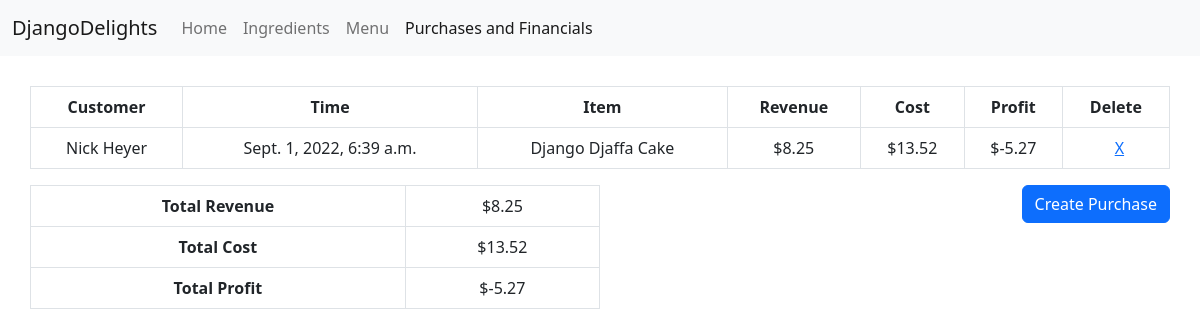
/purchases/ (signed in), run on an earlier commit of the app's database.
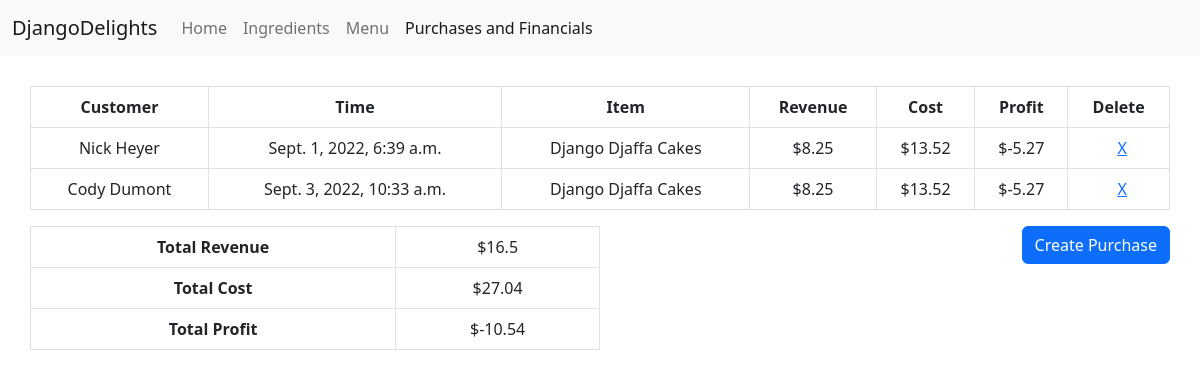
And on a later commit of the database.
### inventory/models.py (models this page shows, shortened)
class Purchase(models.Model):
    customer = models.CharField(default="Customer", name="customer", max_length=100)
    timestamp = models.DateTimeField(default=now, name="timestamp")
    menu_item = models.ForeignKey(MenuItem, on_delete=models.CASCADE)
    class Meta:
        verbose_name = "Purchase"
        verbose_name_plural = "Purchases"

class MenuItem(models.Model):
    name = models.CharField(name="name", unique=True, max_length=100)
    price = models.FloatField(name="price", default=0.00)
    class Meta:
        ordering = ["name"]
        verbose_name = "Menu Item"
        verbose_name_plural = "Menu Items"

### inventory/views.py (the view)
# urls.py: path("purchases/", views.PurchaseList.as_view(), name="purchases"),
class PurchaseList(LoginRequiredMixin,ListView):
    model = Purchase
    template_name = "inventory/purchases.html"
    fields = ("__all__")
    def revenue(self):
        total = 0
        for x in Purchase.objects.all():
            total += x.menu_item.price
        return total
    def cost(self):
        total = 0
        for x in Purchase.objects.all():
            for y in x.menu_item.reciperequirement_set.all():
                total += y.amount*y.ingredient.priceper
        return total
    def profit(self):
        return self.revenue() - self.cost()
    def get_context_data(self,*args, **kwargs):
        purchases = list()
        for x in Purchase.objects.all():
            purchase = dict()
            purchase["model"] = x
            purchase["cost"] = 0
            for y in x.menu_item.reciperequirement_set.all():
                purchase["cost"] += y.amount*y.ingredient.priceper
            purchase["profit"] = x.menu_item.price - purchase["cost"]
            purchases.append(purchase)
        ctx = super(PurchaseList, self).get_context_data(**kwargs)
        ctx["revenue"] = self.revenue()
        ctx["cost"] = self.cost()
        ctx["profit"] = self.profit()
        ctx["purchases"] = purchases
        return ctx

### inventory/templates/inventory/purchases.html
{% extends 'base.html' %}
{% block content %}
<div class="centered" style="margin:30px">
<table class="centered table table-bordered">
    <tr>
        <th>Customer</th>
        <th>Time</th>
        <th>Item</th>
        <th>Revenue</th>
        <th>Cost</th>
        <th>Profit</th>
        <th>Delete</th>
    </tr>
        {% for item in purchases %}
    <tr>
        <td>{{item.model.customer}}</td>
        <td>{{item.model.timestamp}}</td>
        <td>{{item.model.menu_item.name}}</td>
        <td>${{item.model.menu_item.price}}</td>
        <td>${{item.cost}}</td>
        <td>${{item.profit}}</td>
        <td style="padding-left: 15px;"><a href="{% url 'purchase_delete' item.model.id %}">X</a></td>
    </tr>
        {% endfor %}
</table>
<div>
    <a style="float:right" href="{% url 'purchase_create' %}" class="btn btn-primary">Create Purchase</a>
</div>
<table class="table table-bordered" style="float:left;max-width:50%">
    <tr>
        <th>Total Revenue</th>
        <td>${{revenue}}</td>
    </tr>
    <tr>
        <th>Total Cost</th>
        <td>${{cost}}</td>
    </tr>
    <tr>
        <th>Total Profit</th>
        <td>${{profit}}</td>
    </tr>
</table>
</div>
{% endblock %}

What changed in the data, as far as the page shows it:
changed through a linked row, Purchase "Nick Heyer": model.menu_item.name "Django Djaffa Cake" → "Django Djaffa Cakes"
added Purchase: model.customer "Cody Dumont", model.timestamp "Sept. 3, 2022, 10:33 a.m.", model.menu_item.name "Django Djaffa Cakes", model.menu_item.price "8.25", cost "13.52", profit "-5.27"
Also different on the page:
{{ revenue }}: "8.25" → "16.5"
{{ cost }}: "13.52" → "27.04"
{{ profit }}: "-5.27" → "-10.54"
